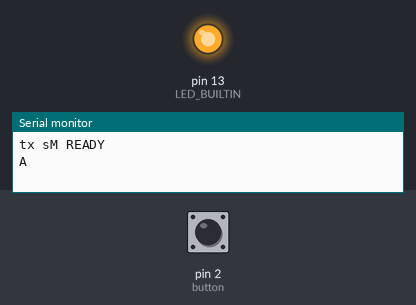
The sketch below on a simulated Arduino Uno, built with avr-gcc and run on an emulated ATmega328P. Shown: output pins drawn as LEDs (lit = HIGH), the last lines printed to the serial monitor. The inputs (shaded band) are chosen by the test bench; at power-on: pin 2 (button) HIGH.

Above: at 3.2 s.
3.3 s: pin 2 (button) pulled LOW for 0.25 s
At 3.8 s:
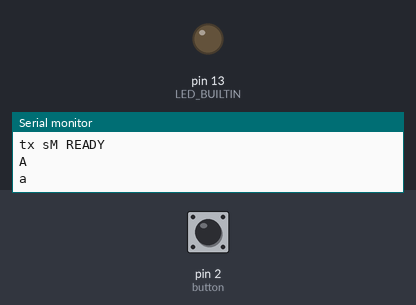
5.1 s: pin 2 (button) pulled LOW for 3.2 s
At 9.3 s:
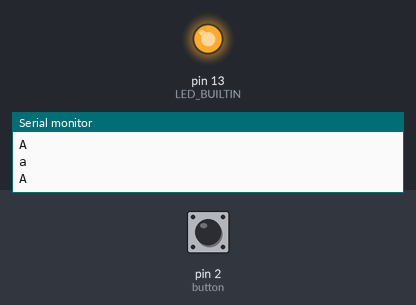
Timing chart, 0 to 10.8 s (numbered marks = the images above; inputs shaded):
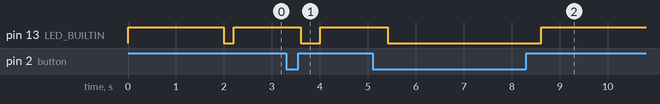

Measured:
- after the input at 3.3 s, pin 13 (LED_BUILTIN): HIGH → LOW after 0.31 s, → HIGH 0.40 s later
- after the input at 5.1 s, pin 13 (LED_BUILTIN): HIGH → LOW after 0.31 s, → HIGH 3.2 s later

The sketch:

TxSide_Check.ino
```cpp
#define button 2
#include <SoftwareSerial.h>

SoftwareSerial bluetoothSerial(10, 11); // RX, TX pins for Bluetooth communication

int value=0;

void setup() {
  // put your setup code here, to run once:
  Serial.begin(9600);
  pinMode(button, INPUT_PULLUP);
  pinMode(LED_BUILTIN, OUTPUT);
  bluetoothSerial.begin(9600); // Set the baud rate for Bluetooth communication
 digitalWrite(LED_BUILTIN, HIGH);
  delay(2000);
  digitalWrite(LED_BUILTIN, LOW);

  Serial.println("tx sM READY");

}

void loop() {
  // put your main code here, to run repeatedly:
  int val = digitalRead(button);
  if(val == 1 && value == 0)
  {
     bluetoothSerial.println("A");
    Serial.println("A");
    value = 1;
    delay(200);
    digitalWrite(LED_BUILTIN, HIGH);
  }
  else if(val == 0 && value == 1)
  {
    bluetoothSerial.println("a");
     Serial.println("a");
    value = 0;
    delay(200);
    digitalWrite(LED_BUILTIN, LOW);
  }
  delay(200);
}
```
